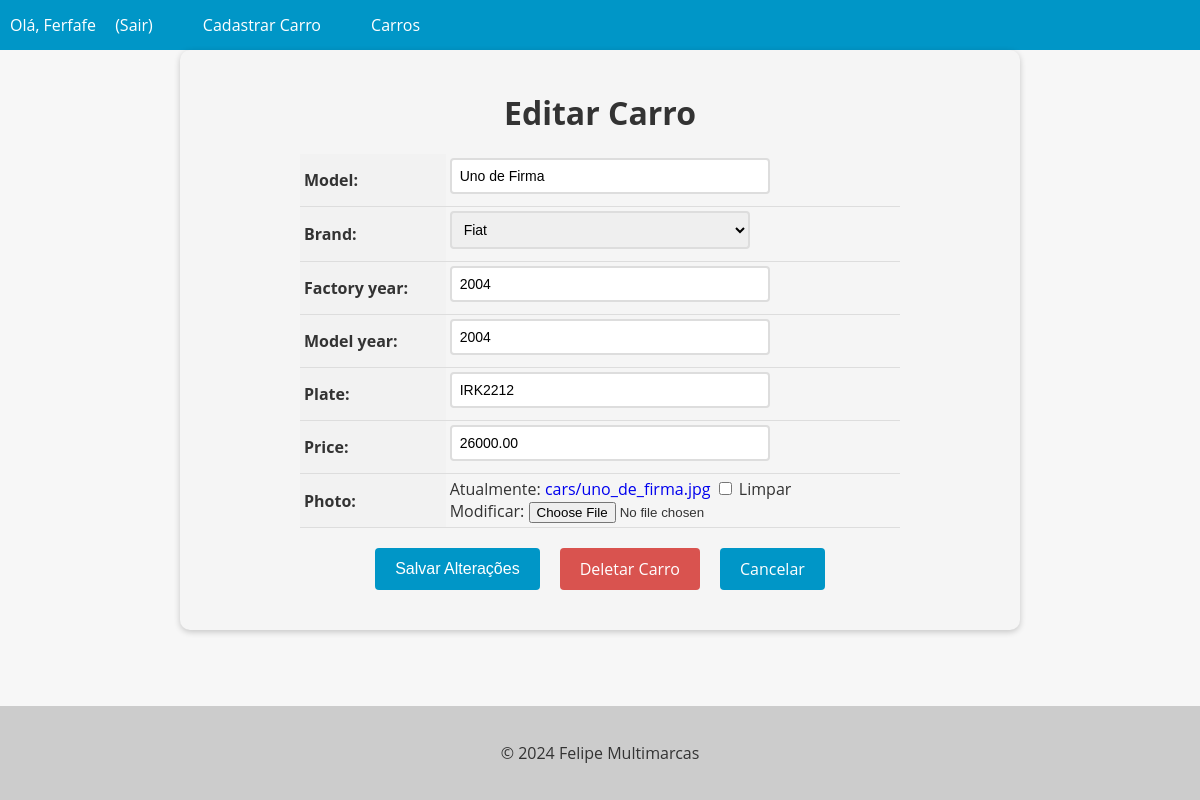
The page /car/2/update/ (signed in) on the database its author committed.
### cars/models.py (models this page shows, shortened)
class Car(models.Model):
    id = models.AutoField(primary_key=True)
    model = models.CharField(max_length=200)
    brand = models.ForeignKey(Brand, on_delete=models.PROTECT, related_name='car_brand')
    factory_year = models.IntegerField(blank=True, null=True)
    model_year = models.IntegerField(blank=True, null=True)
    plate = models.CharField(max_length=10)
    price = models.DecimalField(max_digits=10, decimal_places=2, blank=True, null=True)
    photo = models.ImageField(upload_to='cars/', blank=True, null=True)

### cars/views.py (the view, shortened to what this page needs)
# urls.py: path('car/<int:pk>/update/', CarUpdateView.as_view(), name='car_update'),
@method_decorator(login_required(login_url='login'), name='dispatch')
class CarUpdateView(UpdateView):
    model = Car
    form_class = CarModelForm
    template_name = 'car_update.html'

### cars/forms.py
class CarModelForm(forms.ModelForm):
    class Meta:
        model = Car
        fields = '__all__'

### cars/models.py (called while the page is built)
    def __str__(self):
        return self.name

### cars/templates/car_update.html (shortened to what this page needs)
{% extends "base.html" %}
{% block content %}
  <form method="post" enctype="multipart/form-data">
    <h1>Editar Carro</h1>
    <table>
      {{ form.as_table }}
    </table>
    <div>
      <div class="buttons-container">
        <input type="submit" value="Salvar Alterações" class="btn btn-primary">
        <a href="{% url 'car_delete' pk=object.pk %}" class="btn btn-danger">Deletar Carro</a>
        <a href="{% url 'cars_list' %}" class="btn btn-secondary">Cancelar</a>
      </div>
    </div>
  </form>
{% endblock %}

### app/templates/base.html (shortened to what this page needs)
<!DOCTYPE html>
<html lang="en">
<head>
</head>
<body>
    <header>
        <nav>
            <ul>
                {% if user.is_authenticated %}
                    <li>Olá, {{ user.username }} <a href="{% url 'logout' %}">(Sair)</a></li>
                    <li><a href="{% url 'new_car' %}">Cadastrar Carro</a></li>
                {% endif %}
                <li><a href="{% url 'cars_list' %}">Carros</a></li>
            </ul>
        </nav>
    </header>
    <main>
        {% block content %}
        {% endblock %}
    </main>
    <footer>
        <p>&copy; 2024 Felipe Multimarcas</p>
    </footer>
</body>
</html>

### app/templates/base.html (style rules this page uses)
html, body { height: 100%; }
body { font-family: 'Open Sans', sans-serif; background-color: #f7f7f7; color: #333; margin: 0; padding: 0; display: flex; flex-direction: column; }
header { background-color: #0096c7; color: #fff; text-align: center; }
footer { background-color: #ccc; color: #333; padding: 20px; text-align: center; }
nav { background-color: #0096c7; color: #fff; height: 50px; display: flex; justify-content: space-between; align-items: center; }
nav ul { list-style: none; margin: 0; padding: 0; display: flex; }
nav ul li { margin: 0 10px; }
nav ul li a { color: #fff; text-decoration: none; font-size: 16px; padding: 15px; transition: all 0.3s ease; }
main { flex: 1; }

### cars/templates/car_update.html (style rules this page uses)
form { max-width: 800px; margin: 0 auto; padding: 20px; background-color: #f5f5f5; border-radius: 10px; box-shadow: 0 2px 6px rgba(0, 0, 0, 0.2); }
form h1 { font-size: 2rem; margin-bottom: 20px; text-align: center; }
table { margin: 0 auto; border-collapse: collapse; width: 100%; max-width: 600px; }
th, td { padding: 4px; text-align: left; border-bottom: 1px solid #ddd; }
th { background-color: #f2f2f2; }
input[type="text"], input[type="number"], select, textarea { padding: 8px; font-size: 14px; border: 2px solid #ddd; border-radius: 4px; width: 100%; max-width: 300px; margin-bottom: 8px; transition: border-bottom-color 0.3s ease-in-out; }
.btn { background-color: #0096c7; color: #fff; border: none; padding: 10px 20px; font-size: 16px; border-radius: 4px; cursor: pointer; transition: background-color 0.3s ease-in-out; }
.buttons-container { display: flex; justify-content: center; margin-top: 20px; margin-bottom: 20px; }
.btn { display: inline-block; background-color: #0096c7; color: #fff; border: none; padding: 10px 20px; font-size: 16px; border-radius: 4px; cursor: pointer; transition: background-color 0.3s ease-in-out; margin: 0 10px; }
.btn-danger { background-color: #d9534f; text-decoration: none !important; }
a { text-decoration: none !important; }

### rows shown on the page
Car: model "Uno de Firma", brand "Fiat", factory_year "2004", model_year "2004", plate "IRK2212", price "26000.00"

### other values the page prints
{{ user.username }} "Ferfafe"
